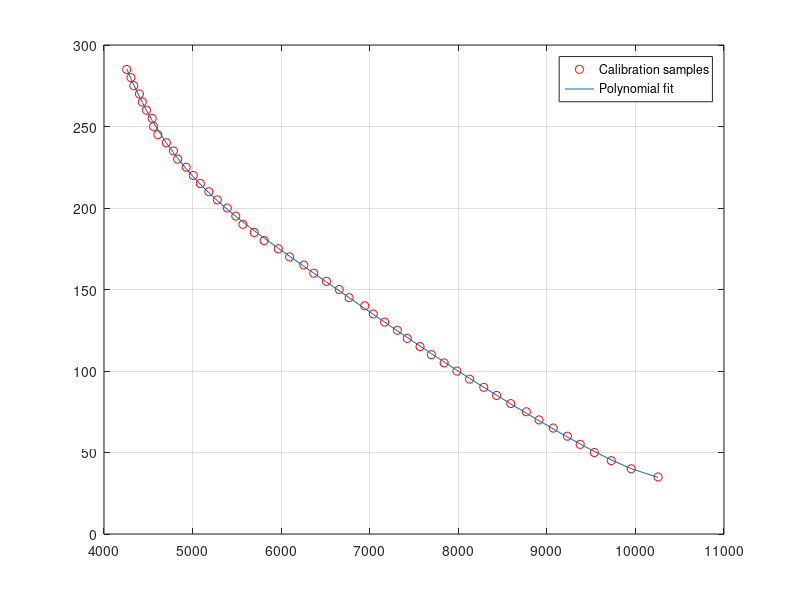
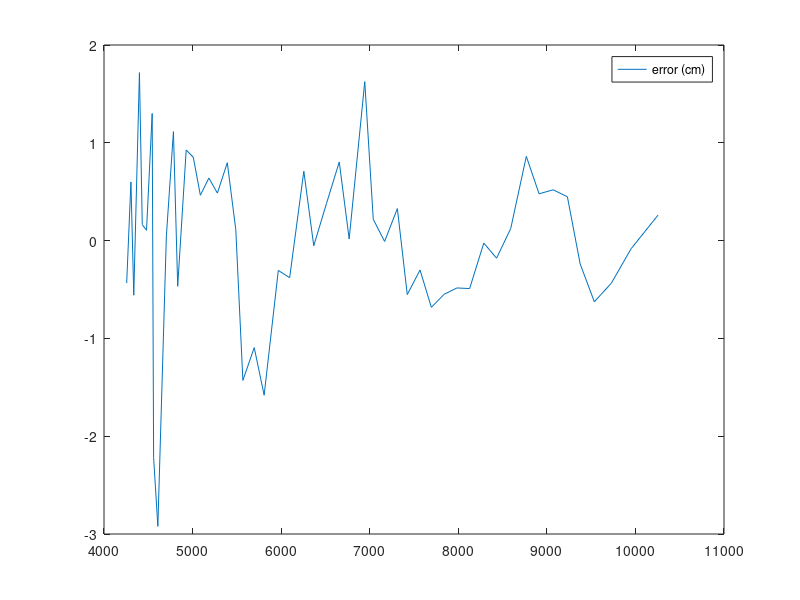
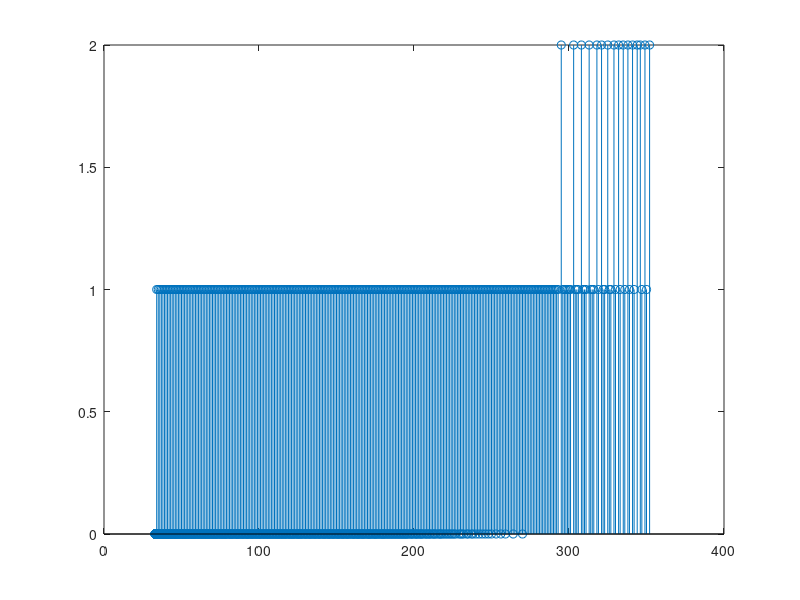
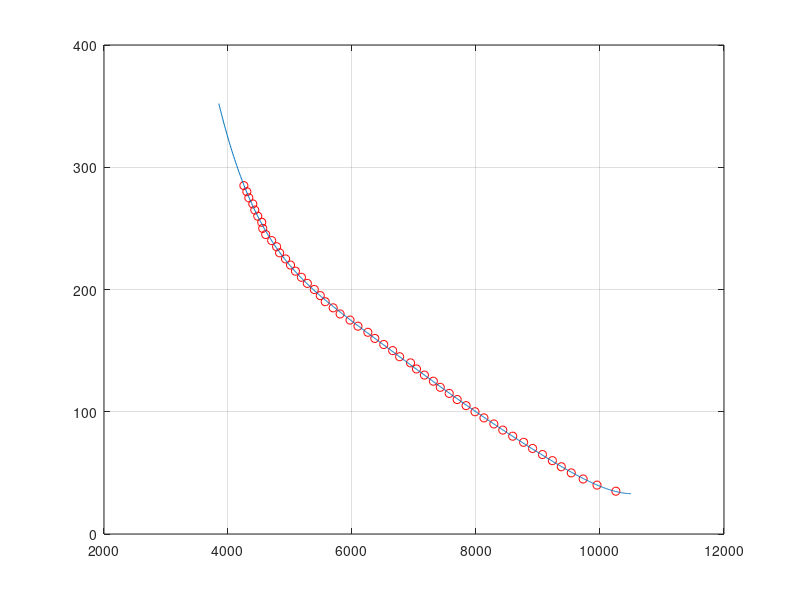

MATLAB code to generate these figures, in order:

%% Data calibration
clear all
load beacon_as_fixed_calib;
offset_cm = 0;                   %-6.2;
first_sample = 2;
x = data(first_sample:end,2).*1.6;               % timer_counts, timer_period = 1.6us
y = data(first_sample:end,1) + offset_cm;   % distance(cm), from 30 cm aprox.

%% Scale and interpolation of data
mu = mean(x);
sigma = std(x);
x_scale = (x-mu)./sigma;
x_scale_inter = linspace(x_scale(1), x_scale(2), 100);
x_inter = linspace(x(1),x(end),100);

%% Fit a polynomial
p = polyfit(x_scale,y,6);
y_fit = polyval(p,x_scale);

%% Results

% compare curves
close all
figure
plot(x,y,'ro')
hold on
plot(x,y_fit)
grid on
legend('Calibration samples', 'Polynomial fit');

% error
error = y-y_fit;
figure
plot(x, error);
legend('error (cm)')

%% Table
% Nota: forma de sacar índice tabla = 832-1- ((table(1,1)-3852)/8)
%x_eval = 6560:-5:2415;
x_eval = 10500:-8:3850;
y_eval = polyval(p,(x_eval-mu)./sigma);

y_int = round(y_eval);
y_inc = y_int(2:end)-y_int(1:end-1);
table = [x_eval; y_int; [0 y_inc]];

figure
stem(table(2,:), table(3,:))

figure
plot(x,y,'ro')
hold on
plot(x_eval,y_eval)
grid on


% %% Inverse fit
% p_inv = polyfit((y-mean(y))./std(y), x, 6);
% y_eval = [30:5:350];
% x_eval = polyval(p_inv, (y_eval-mean(y_eval))./std(y_eval));
% 
% figure
% plot(x_eval,y_eval)
% legend('Pulse(us) = f(dist(cm)')
% 
% table = [x_eval; y_eval]

